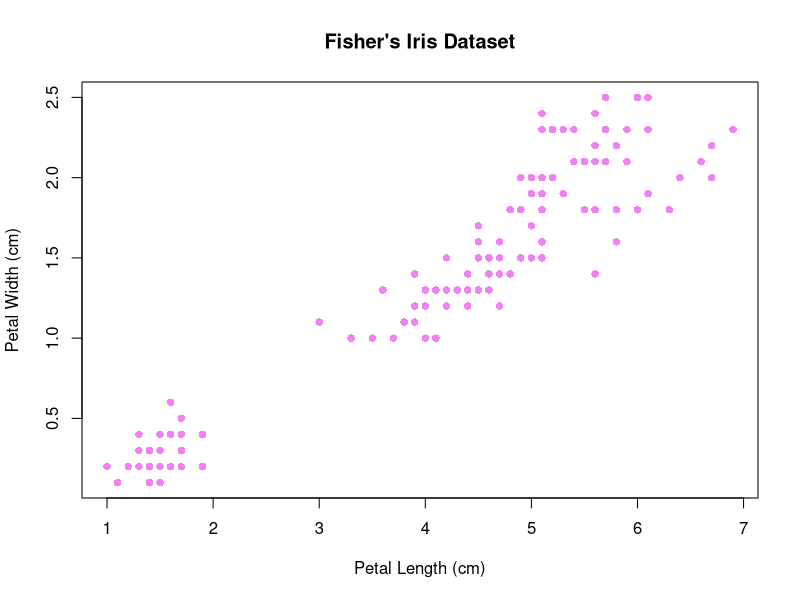
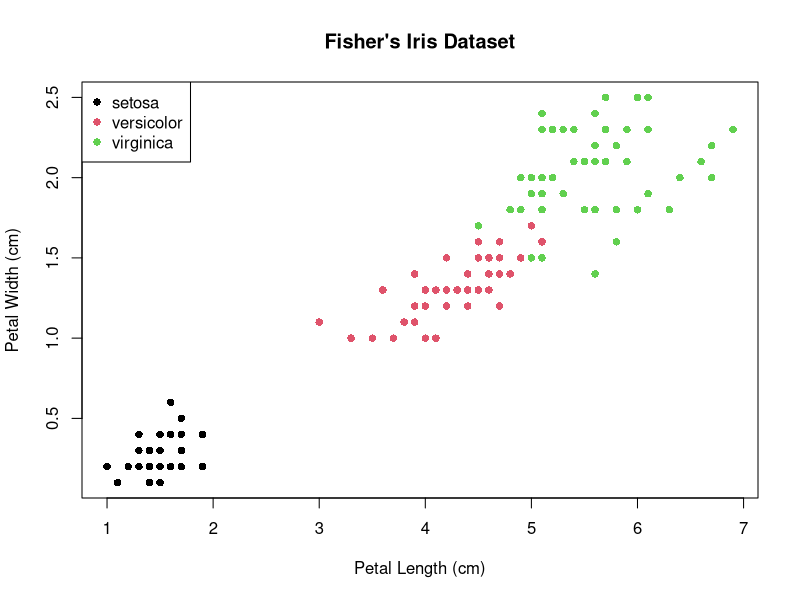
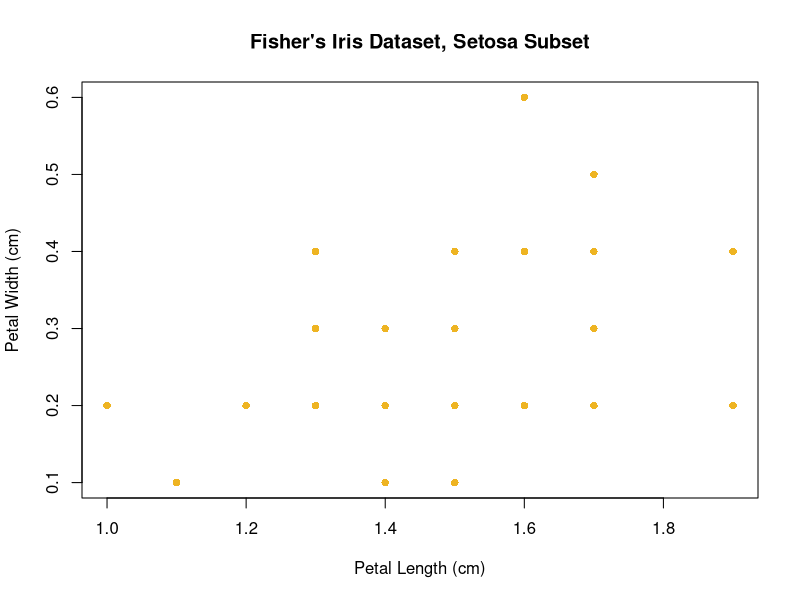
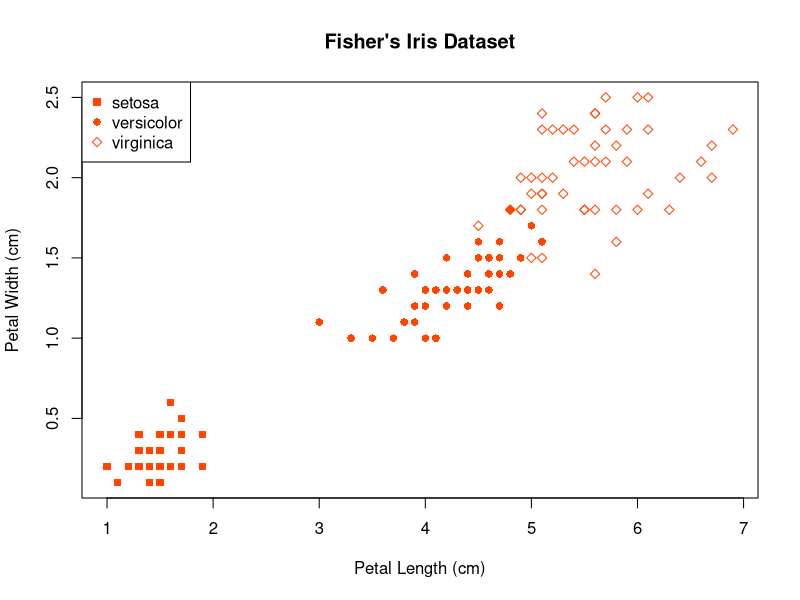
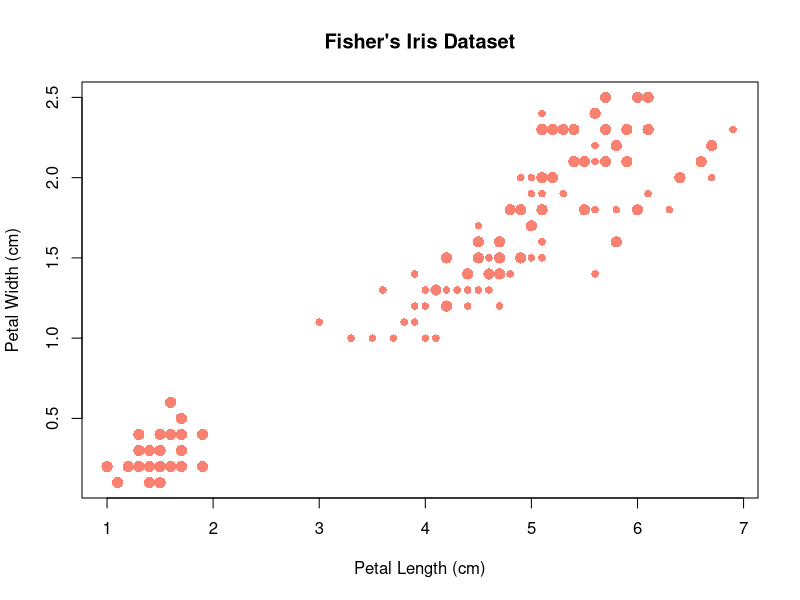
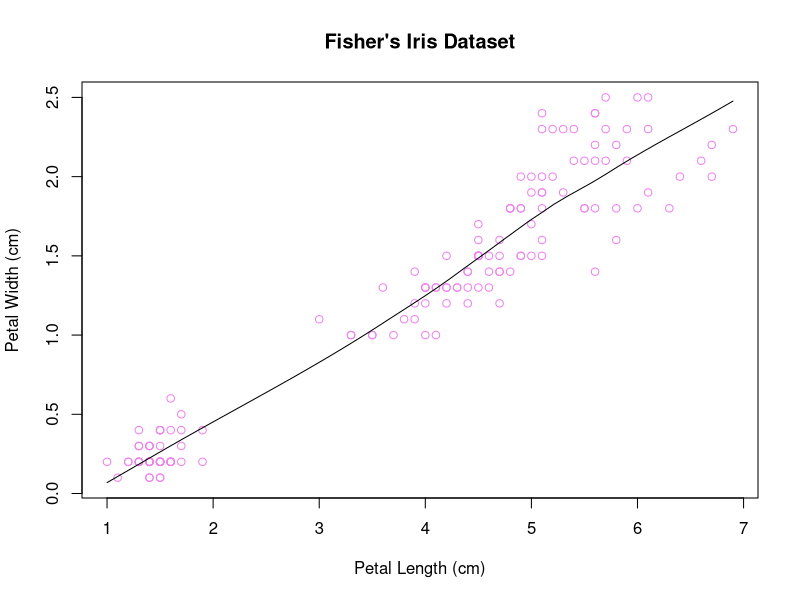

These figures' R source, in order:
## ---- chunk 1
# Let's get some data in here:
summary(iris)
## ---- chunk 2
plot(iris$Petal.Length, iris$Petal.Width,
     xlab = 'Petal Length (cm)', ylab = 'Petal Width (cm)',
     main = "Fisher's Iris Dataset", pch= 16, col = 'violet')
## ---- chunk 3
plot(iris$Petal.Length, iris$Petal.Width,
     xlab = 'Petal Length (cm)', ylab = 'Petal Width (cm)',
     main = "Fisher's Iris Dataset", pch= 16, col = iris$Species)
legend('topleft', legend = levels(iris$Species), pch = 16, col=c(1,2,3))
## ---- chunk 4


plot(subset(iris, Species == 'setosa')$Petal.Length, subset(iris, Species == 'setosa')$Petal.Width,
     xlab = 'Petal Length (cm)', ylab = 'Petal Width (cm)',
     main = "Fisher's Iris Dataset, Setosa Subset", pch= 16, col = 'goldenrod2')
## ---- chunk 5
plot(iris$Petal.Length, iris$Petal.Width,
     xlab = 'Petal Length (cm)', ylab = 'Petal Width (cm)',
     main = "Fisher's Iris Dataset", pch= c(15, 16, 23)[as.numeric(iris$Species)], col = 'orangered1')
legend('topleft', legend = levels(iris$Species), pch= c(15, 16, 23), col='orangered1')
## ---- chunk 6
plot(iris$Petal.Length, iris$Petal.Width, xlab = 'Petal Length (cm)', ylab = 'Petal Width (cm)',
     main = "Fisher's Iris Dataset", pch = 16, col = 'salmon', cex = c(0.5,1,1.5)[as.numeric(iris$Sepal.Width)])

## ---- chunk 7

scatter.smooth(iris$Petal.Length, iris$Petal.Width,
               xlab = 'Petal Length (cm)', ylab = 'Petal Width (cm)',               main = "Fisher's Iris Dataset",  col = 'violet')

